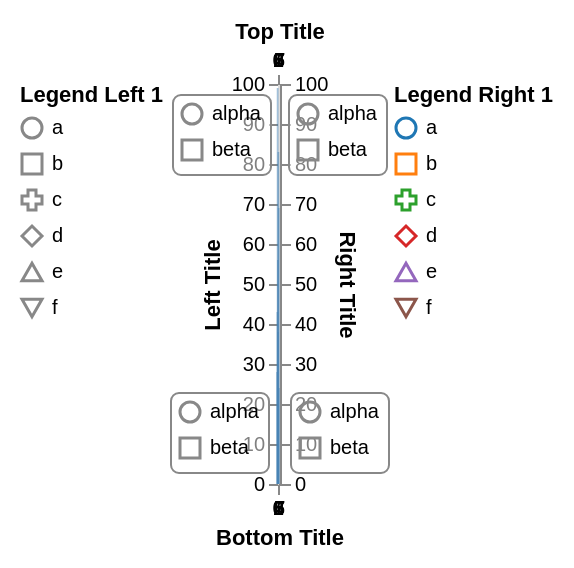

Vega-Lite specification stored for this chart:
### Vega specification from a JSON file in a GitHub repository (floating-point values rounded to 4 significant figures)
{"schema": {"language": "vega", "version": "3.0.0"}, "height": 200, "padding": 10, "signals": [{"name": "width", "update": "span(range('xscale'))"}, {"name": "cursor", "value": "default", "on": [{"events": {"marktype": "rect", "type": "mousedown"}, "update": {"value": "default"}}, {"events": {"marktype": "rect", "type": "mouseover"}, "update": {"value": "ew-resize"}}, {"events": {"marktype": "rect", "type": "mouseout"}, "update": {"value": "default"}}]}], "data": [{"name": "values", "values": [{"x": 0, "y": 28}, {"x": 1, "y": 43}, {"x": 2, "y": 99}, {"x": 3, "y": 56}, {"x": 4, "y": 38}, {"x": 5, "y": 83}, {"x": 6, "y": 69}, {"x": 7, "y": 24}]}], "scales": [{"name": "xscale", "type": "band", "bandSize": 40, "domain": {"data": "values", "field": "x"}}, {"name": "yscale", "type": "linear", "range": [{"signal": "height"}, 0], "domain": {"data": "values", "field": "y"}, "zero": true, "nice": true}, {"name": "shapeScale", "type": "ordinal", "domain": ["a", "b", "c", "d", "e", "f"], "range": ["circle", "square", "cross", "diamond", "triangle-up", "triangle-down"]}, {"name": "colorScale", "type": "ordinal", "domain": ["a", "b", "c", "d", "e", "f"], "scheme": "category10"}, {"name": "innerScale", "type": "ordinal", "domain": ["alpha", "beta"], "range": ["circle", "square"]}], "axes": [{"scale": "yscale", "orient": "left", "count": 5, "grid": false, "domain": true, "title": "Left Title"}, {"scale": "yscale", "orient": "right", "count": 5, "grid": true, "domain": true, "title": "Right Title"}, {"scale": "xscale", "orient": "top", "grid": false, "domain": true, "title": "Top Title"}, {"scale": "xscale", "orient": "bottom", "grid": true, "domain": true, "title": "Bottom Title"}], "legends": [{"shape": "shapeScale", "stroke": "colorScale", "title": "Legend Right 1"}, {"shape": "shapeScale", "orient": "left", "title": "Legend Left 1"}, {"shape": "innerScale", "orient": "top-left", "offset": 5, "padding": 4, "encode": {"legend": {"enter": {"fill": {"value": "#fff"}, "fillOpacity": {"value": 0.5}, "stroke": {"value": "#888"}, "cornerRadius": {"value": 4}}}}}, {"shape": "innerScale", "orient": "top-right", "offset": 5, "padding": 4, "encode": {"legend": {"enter": {"fill": {"value": "#fff"}, "fillOpacity": {"value": 0.5}, "stroke": {"value": "#888"}, "cornerRadius": {"value": 4}}}}}, {"shape": "innerScale", "orient": "bottom-left", "offset": 6, "padding": 4, "encode": {"legend": {"enter": {"fill": {"value": "#fff"}, "fillOpacity": {"value": 0.5}, "stroke": {"value": "#888"}, "cornerRadius": {"value": 4}}}}}, {"shape": "innerScale", "orient": "bottom-right", "interactive": true, "offset": 6, "padding": 4, "encode": {"legend": {"enter": {"cursor": {"value": "crosshair"}, "fill": {"value": "#fff"}, "fillOpacity": {"value": 0.5}, "stroke": {"value": "#888"}, "cornerRadius": {"value": 4}}, "update": {"stroke": {"value": "#888"}}, "hover": {"stroke": {"value": "#f8f"}}}}}], "marks": [{"type": "rect", "from": {"data": "values"}, "encode": {"enter": {"x": {"scale": "xscale", "field": "x"}, "width": {"scale": "xscale", "band": 1, "offset": -1}, "y": {"scale": "yscale", "field": "y"}, "y2": {"scale": "yscale", "value": 0}, "fill": {"value": "steelblue"}, "fillOpacity": {"value": 0.5}, "stroke": {"color": {"l": {"value": 50}, "a": {"value": 100}, "b": {"value": -20}}}, "cursor": {"value": "pointer"}}, "update": {"strokeWidth": {"value": 0}, "zindex": {"value": 0}}, "hover": {"strokeWidth": {"value": 5}, "zindex": {"value": 1}}}}]}
